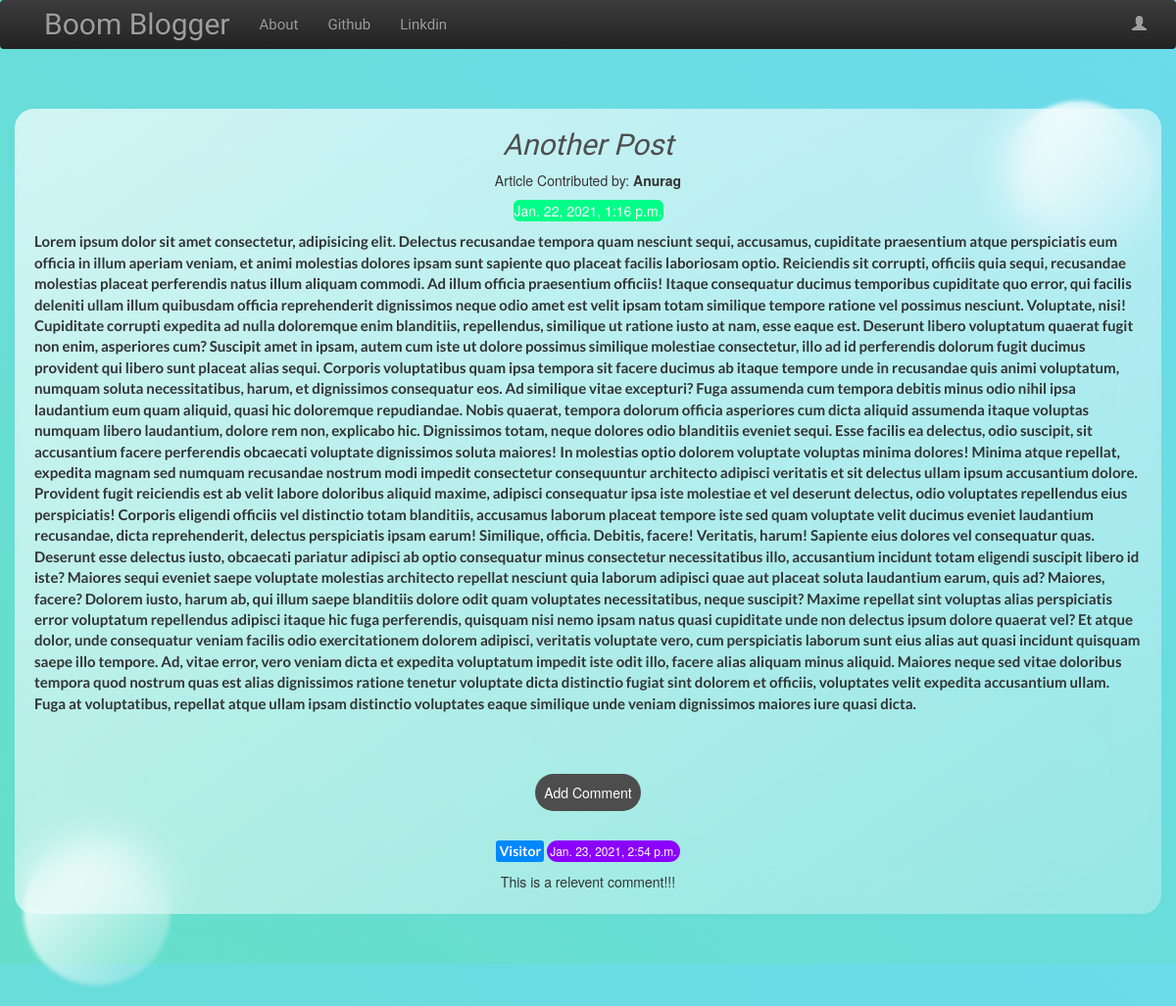
Page /post/6/ on the committed database.
### blog/models.py (models this page shows, shortened)
class Post(models.Model):
    author = models.ForeignKey("auth.User", on_delete=models.CASCADE)  # 1
    title = models.CharField(max_length=200)
    text = models.TextField()
    created_date = models.DateTimeField(default=timezone.now)
    published_date = models.DateTimeField(blank=True, null=True)  # 2

class Comment(models.Model):
    post = models.ForeignKey(
        "blog.Post", related_name="comments", on_delete=models.CASCADE
    )
    author = models.CharField(max_length=200)
    text = models.TextField()
    created_date = models.DateTimeField(default=timezone.now)
    approved_comment = models.BooleanField(default=False)

### blog/views.py (the view)
# urls.py: path("post/<int:pk>/", views.PostDetailView.as_view(), name="post_detail"),
class PostDetailView(DetailView):
    model = Post

### blog/templates/blog/post_detail.html (shortened to what this page needs)
{% extends 'blog/base.html' %}
{% block content %}
<div class="detail">
  <h1 class="posttitle loader">{{ post.title }}</h1>
  <p class="contributer">Article Contributed by: <b>{{ post.author.username }}</b></p>
  {% if post.published_date %}
  <div class="date postdate">
    {{ post.published_date }}
  </div>
  {% else %}
  <a href="{% url 'post_publish' pk=post.pk %}" class="btn btn-default">Publish</a>
  {% endif %}
  <p class="postcontent">{{ post.text|safe|linebreaksbr }}</p>
  <div class="comment-container">
    <a href="{% url 'add_comment_to_post' pk=post.pk %}" class="btn-comment">Add Comment</a>
    {% for comment in post.comments.all %}
    <br>
    {% if user.is_authenticated or comment.approved_comment %}
    <div class="organize">
      <p class="comment-author">{{ comment.author }} </p>
      <p class="date-comment">{{ comment.created_date }}</p>
    </div>
    <p class="comment-message">{{ comment.text|safe|linebreaks }}</p>
    {% endif %}
    {% empty %}
    <p>No Comments!</p>
    {% endfor %}
  </div>
</div>
{% endblock content %}

### blog/static/css/blog.css (style rules this page uses)
.loader { filter: hue-rotate(0deg); color: linear-gradient(45deg, #0f8, #08f); animation: hue 5000ms infinite linear; }
* { margin: 0; padding: 0; box-sizing: border-box; }
.postdate { text-align: center; }
.posttitle { font-family: 'Russo One', 'Lucida Sans', 'Lucida Sans Regular', 'Lucida Grande', 'Lucida Sans Unicode', Geneva, Verdana, sans-serif; font-size: 3rem; text-align: center; }
.postcontent { font-family: 'Monteserrat', 'Lucida Sans', 'Lucida Sans Regular', 'Lucida Grande', 'Lucida Sans Unicode', Geneva, Verdana, sans-serif; font-size: 1.5rem; }
body { min-height: 100%; background: linear-gradient(to right top, #65dfc9, #6cdbeb); z-index: -2; }
h1, h2 { font-family: 'Lato', sans-serif; font-style: italic; font-weight: 400; color: #504e4e; }
a { text-decoration: none; }
a:link { text-decoration: none; }
.detail { display: flex; align-items: center; justify-content: center; flex-flow: column nowrap; }
.postcontent+p { font-family: 'Lato', sans-serif; font-size: 1.5rem; font-weight: 700; margin-left: 2rem; margin-right: 2rem; align-self: center; }
.comment-container { display: flex; align-items: center; justify-content: space-around; flex-flow: column nowrap; }
.btn-comment { background-color: rgb(77, 77, 77); color: white; margin-bottom: 1rem; border-radius: 2rem; padding: 0.9rem; }
.date { background-color: #0f8; color: white; padding: 1px; border-radius: 0.6rem; }
.comment-author { align-self: flex-start; font-size: 1.4rem; font-family: 'Lato', sans-serif; font-weight: 700; margin-bottom: 0; background-color: rgb(0, 136, 255); color: #fff; border-radius: 0.3rem; padding: 1px 3px 1px 3px; }
.comment-message+p { margin: 0; align-self: flex-start; font-family: 'Lato', sans-serif; font-style: italic; font-weight: 400; }
.date-comment { background-color: rgb(140, 0, 255); color: #fff; border-radius: 1.3rem; padding: 2px 3px 2px 3px; font-size: 1.2rem; margin-bottom: 0; margin-left: 3px; }
.organize { display: flex; align-items: center; justify-content: center; flex-flow: row nowrap; }

### rows in the picture
Post: title "Another Post", author.username "Anurag", published_date "Jan. 22, 2021, 1:16 p.m.", text "Lorem ipsum dolor sit amet consectetur, adipisicing elit. Delectus recusandae tempora quam nesciunt sequi, accusamus, cupiditate praesentium atque perspiciatis eum officia in illum aperiam veniam, et animi molestias dolores ipsam sunt sapiente quo placeat facilis laboriosam optio. Reiciendis sit corrupti, officiis quia sequi, recusandae molestias placeat perferendis natus illum aliquam commodi. Ad illum officia praesentium officiis! Itaque consequatur ducimus temporibus cupiditate quo error, qui facilis deleniti ullam illum quibusdam officia reprehenderit dignissimos neque odio amet est velit ipsam totam similique tempore ratione vel possimus nesciunt. Voluptate, nisi! Cupiditate corrupti…"
Comment: author "Visitor", created_date "Jan. 23, 2021, 2:54 p.m.", text "This is a relevent comment!!!"
